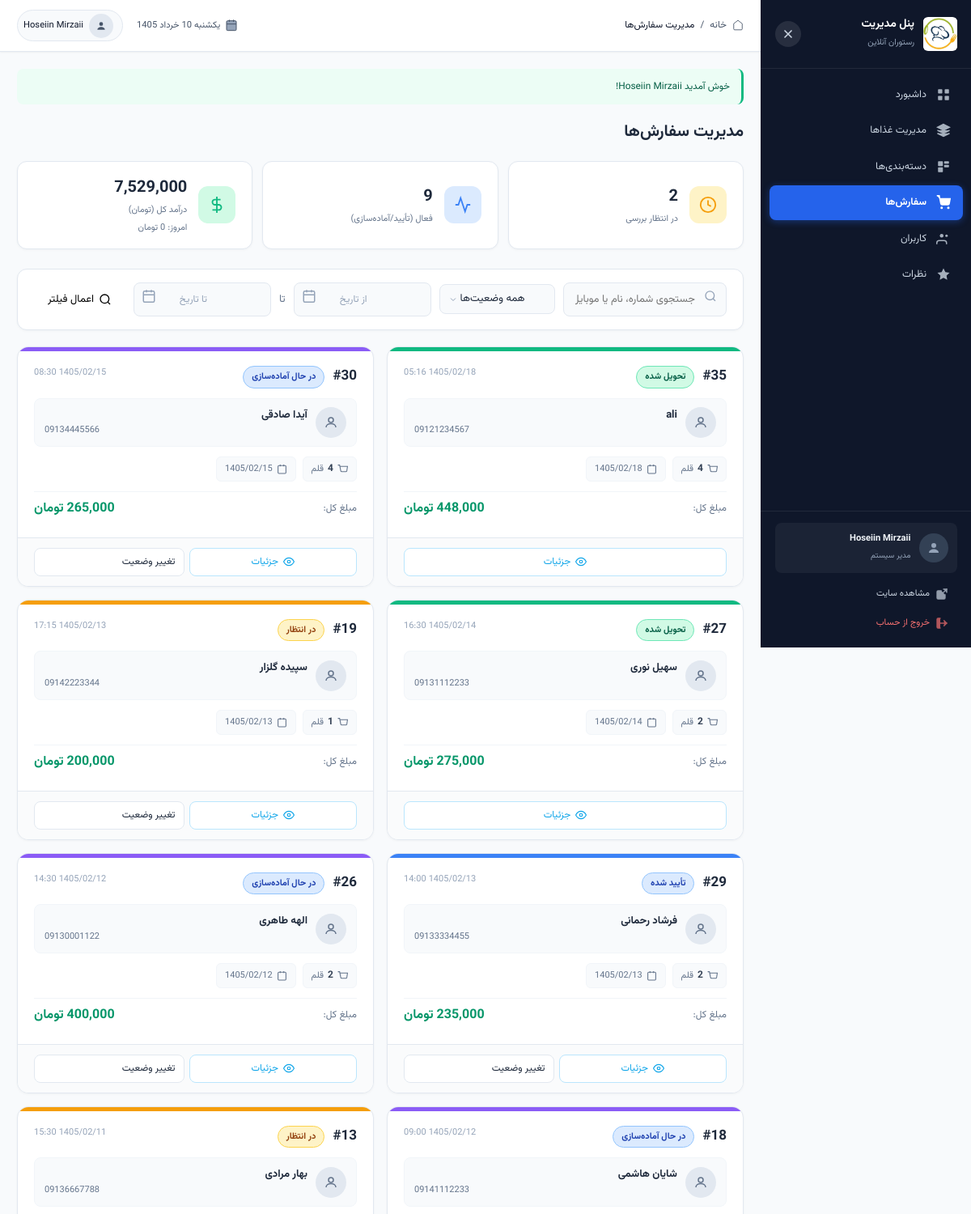
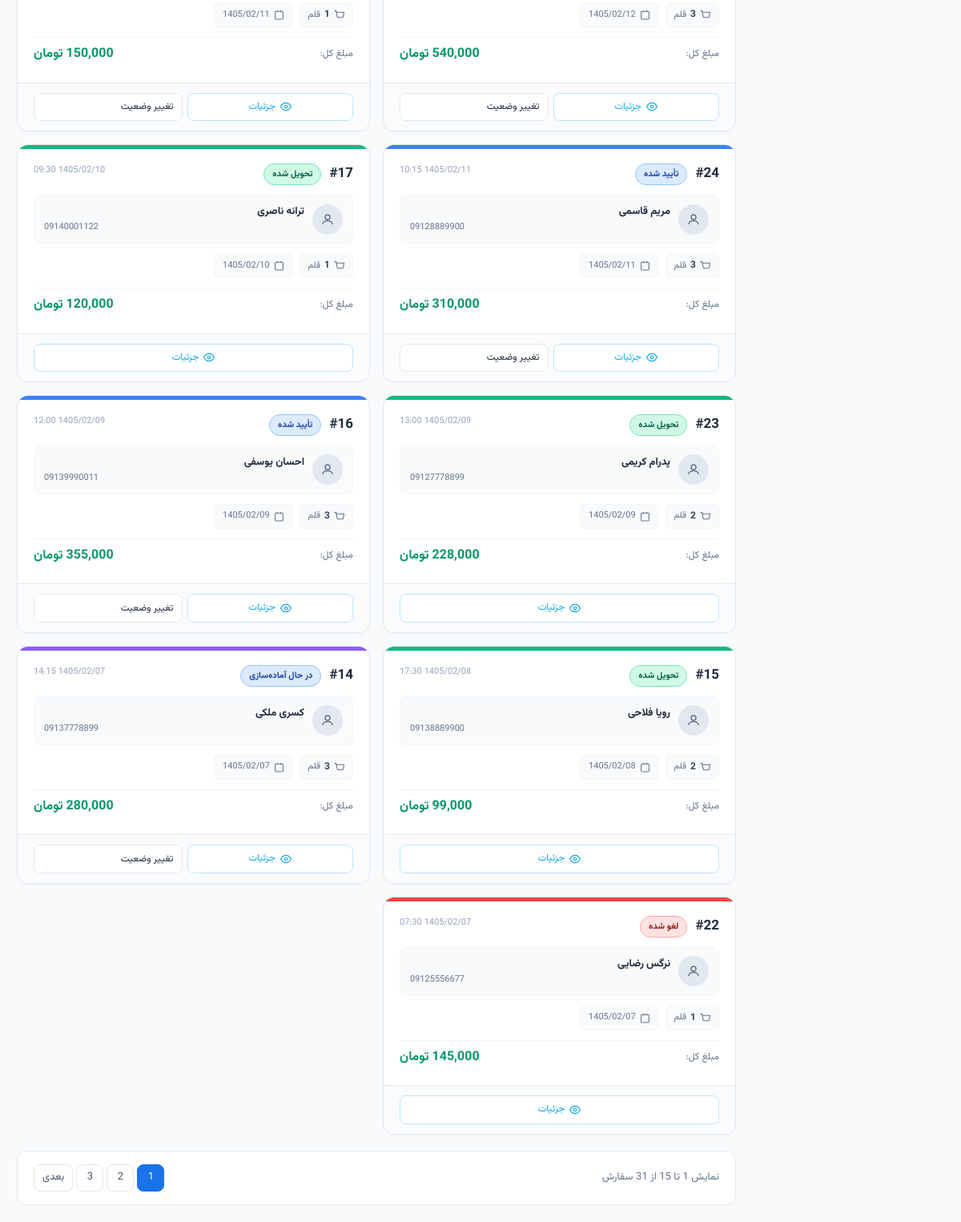
The app's page /admin/orders.php (signed in) with its own data (2 pictures, top to bottom).
### tables this page shows
CREATE TABLE `orders` (
  `id` int(11) NOT NULL,
  `user_id` int(11) NOT NULL,
  `total_price` decimal(10,2) NOT NULL,
  `status` enum('pending','confirmed','preparing','delivered','cancelled') DEFAULT 'pending',
  `order_date` timestamp NOT NULL DEFAULT current_timestamp()
);

CREATE TABLE `users` (
  `id` int(11) NOT NULL,
  `full_name` varchar(100) NOT NULL,
  `email` varchar(100) NOT NULL,
  `phone` varchar(15) DEFAULT NULL,
  `password` varchar(255) NOT NULL,
  `role` enum('user','admin') DEFAULT 'user',
  `created_at` timestamp NOT NULL DEFAULT current_timestamp()
);

### admin/orders.php (the view, shortened to what this page needs)
<?php
require_once '../includes/header_admin.php';
$search = isset($_GET['search']) ? sanitize($_GET['search']) : '';
$date_from = isset($_GET['date_from']) ? $_GET['date_from'] : '';
$date_to = isset($_GET['date_to']) ? $_GET['date_to'] : '';
$page = isset($_GET['page']) ? max(1, (int)$_GET['page']) : 1;
$per_page = 15;
$where = [];
$where_clause = !empty($where) ? 'WHERE ' . implode(' AND ', $where) : '';
$count_sql = "SELECT COUNT(*) as total FROM orders o JOIN users u ON o.user_id = u.id $where_clause";
$count_result = mysqli_query($conn, $count_sql);
$total_orders = mysqli_fetch_assoc($count_result)['total'];
$total_pages = ceil($total_orders / $per_page);
$offset = ($page - 1) * $per_page;
$orders_sql = "SELECT o.*, u.full_name as user_name, u.phone as user_phone, u.email as user_email,
               (SELECT COUNT(*) FROM order_items WHERE order_id = o.id) as item_count
               FROM orders o
               JOIN users u ON o.user_id = u.id
               $where_clause
               ORDER BY o.order_date DESC
               LIMIT $offset, $per_page";
$orders_result = mysqli_query($conn, $orders_sql);
$stats = mysqli_fetch_assoc(mysqli_query(
    $conn,
    "SELECT
        COUNT(*) as total,
        SUM(CASE WHEN status = 'pending' THEN 1 ELSE 0 END) as pending,
        SUM(CASE WHEN status IN ('confirmed','preparing') THEN 1 ELSE 0 END) as active,
        SUM(CASE WHEN status = 'delivered' THEN 1 ELSE 0 END) as delivered,
        SUM(CASE WHEN status != 'cancelled' THEN total_price ELSE 0 END) as revenue,
        SUM(CASE WHEN DATE(order_date) = CURDATE() THEN total_price ELSE 0 END) as today_revenue
    FROM orders"
));
?>
<link rel="stylesheet" href="../assets/css/admin_orders.css">
<div class="page-toolbar">
    <h2>مدیریت سفارش‌ها</h2>
</div>
<div class="stats-mini-row">
    <div class="stat-mini-card">
        <div class="stat-mini-icon" style="background:#fef3c7;">
            <svg viewBox="0 0 24 24" xmlns="http://www.w3.org/2000/svg" style="fill:none;stroke:#f59e0b;stroke-width:2;">
                <circle cx="12" cy="12" r="10" />
                <polyline points="12 6 12 12 16 14" />
            </svg>
        </div>
        <div class="stat-mini-info">
            <strong><?php echo number_format($stats['pending']); ?></strong>
            <span>در انتظار بررسی</span>
        </div>
    </div>
    <div class="stat-mini-card">
        <div class="stat-mini-icon" style="background:#dbeafe;">
            <svg viewBox="0 0 24 24" xmlns="http://www.w3.org/2000/svg" style="fill:none;stroke:#3b82f6;stroke-width:2;">
                <polyline points="22 12 18 12 15 21 9 3 6 12 2 12" />
            </svg>
        </div>
        <div class="stat-mini-info">
            <strong><?php echo number_format($stats['active']); ?></strong>
            <span>فعال (تأیید/آماده‌سازی)</span>
        </div>
    </div>
    <div class="stat-mini-card">
        <div class="stat-mini-icon" style="background:#d1fae5;">
            <svg viewBox="0 0 24 24" xmlns="http://www.w3.org/2000/svg" style="fill:none;stroke:#10b981;stroke-width:2;">
                <line x1="12" y1="1" x2="12" y2="23" />
                <path d="M17 5H9.5a3.5 3.5 0 000 7h5a3.5 3.5 0 010 7H6" />
            </svg>
        </div>
        <div class="stat-mini-info">
            <strong><?php echo number_format($stats['revenue']); ?></strong>
            <span>درآمد کل (تومان)</span>
            <span class="stat-mini-sub">امروز: <?php echo number_format($stats['today_revenue']); ?> تومان</span>
        </div>
    </div>
</div>
<div class="filters-card">
    <form method="GET" action="" id="filterForm">
        <div class="filters-row">
            <div class="search-wrap">
                <span class="search-icon">
                </span>
                <input type="text" name="search" placeholder="جستجوی شماره، نام یا موبایل..."
                    value="<?php echo htmlspecialchars($search); ?>">
            </div>
            <select name="status" class="filter-select" onchange="this.form.submit()">
                <option value="">همه وضعیت‌ها</option>
            </select>
            <div class="datepicker-wrapper" id="dateFromWrapper">
                <input type="text" name="date_from" class="datepicker-input"
                    id="dateFrom" placeholder="از تاریخ"
                    value="<?php echo htmlspecialchars($date_from); ?>" readonly>
                <span class="datepicker-icon">
                </span>
            </div>
            <span class="filter-date-separator">تا</span>
            <div class="datepicker-wrapper" id="dateToWrapper">
                <input type="text" name="date_to" class="datepicker-input"
                    id="dateTo" placeholder="تا تاریخ"
                    value="<?php echo htmlspecialchars($date_to); ?>" readonly>
                <span class="datepicker-icon">
                </span>
            </div>
            <button type="submit" class="btn btn-outline-primary" style="padding:10px 16px;">
                <svg viewBox="0 0 24 24" xmlns="http://www.w3.org/2000/svg" style="width:16px;height:16px;fill:none;stroke:currentColor;stroke-width:2;">
                    <circle cx="11" cy="11" r="8" />
                    <line x1="21" y1="21" x2="16.65" y2="16.65" />
                </svg>
                اعمال فیلتر
            </button>
        </div>
    </form>
</div>
<div class="orders-grid">
    <?php if (mysqli_num_rows($orders_result) > 0): ?>
        <?php while ($order = mysqli_fetch_assoc($orders_result)):
            $status_color = [
                'pending' => '#f59e0b',
                'confirmed' => '#3b82f6',
                'preparing' => '#8b5cf6',
                'delivered' => '#10b981',
                'cancelled' => '#ef4444'
            ];
            $status_class = [
                'pending' => 'status-pending',
                'confirmed' => 'status-active',
                'preparing' => 'status-active',
                'delivered' => 'status-delivered',
                'cancelled' => 'status-cancelled'
            ];
            $status_text = [
                'pending' => 'در انتظار',
                'confirmed' => 'تأیید شده',
                'preparing' => 'در حال آماده‌سازی',
                'delivered' => 'تحویل شده',
                'cancelled' => 'لغو شده'
            ];
            $color = $status_color[$order['status']] ?? '#94a3b8';
            $s_class = $status_class[$order['status']] ?? 'status-pending';
            $s_text = $status_text[$order['status']] ?? 'نامشخص';
        ?>
            <div class="order-card">
                <div class="order-card-status" style="background:<?php echo $color; ?>"></div>
                <div class="order-card-body">
                    <div class="order-card-top">
                        <div class="order-id-section">
                            <span class="order-number">#<?php echo $order['id']; ?></span>
                            <span class="order-status-badge <?php echo $s_class; ?>"><?php echo $s_text; ?></span>
                        </div>
                        <span class="order-date"><?php echo toJalali($order['order_date'], 'Y/m/d H:i'); ?></span>
                    </div>
                    <div class="order-user-row">
                        <div class="user-avatar">
                            <svg viewBox="0 0 24 24" xmlns="http://www.w3.org/2000/svg" style="fill:none;stroke:currentColor;stroke-width:2;">
                                <circle cx="12" cy="8" r="4" />
                                <path d="M4 20c0-4 4-6 8-6s8 2 8 6" />
                            </svg>
                        </div>
                        <div class="user-info">
                            <strong><?php echo $order['user_name']; ?></strong>
                            <span><?php echo $order['user_phone'] ? $order['user_phone'] : $order['user_email']; ?></span>
                        </div>
                    </div>
                    <div class="order-details-row">
                        <div class="order-detail-item">
                            <svg viewBox="0 0 24 24" xmlns="http://www.w3.org/2000/svg" style="fill:none;stroke:currentColor;stroke-width:2;">
                                <path d="M1 3h4l2.68 13.39a2 2 0 002 1.61h9.72a2 2 0 002-1.61L23 6H6" />
                            </svg>
                            <strong><?php echo $order['item_count']; ?></strong> قلم
                        </div>
                        <div class="order-detail-item">
                            <svg viewBox="0 0 24 24" xmlns="http://www.w3.org/2000/svg" style="fill:none;stroke:currentColor;stroke-width:2;">
                                <rect x="3" y="4" width="18" height="18" rx="2" />
                                <line x1="16" y1="2" x2="16" y2="6" />
                                <line x1="8" y1="2" x2="8" y2="6" />
                            </svg>
                            <?php echo toJalali($order['order_date'], 'Y/m/d'); ?>
                        </div>
                    </div>
                    <div class="order-total">
                        <span class="order-total-label">مبلغ کل:</span>
                        <span class="order-total-price"><?php echo number_format($order['total_price']); ?> تومان</span>
                    </div>
                </div>
                <div class="order-card-actions">
                    <a href="order-detail.php?id=<?php echo $order['id']; ?>" class="btn btn-outline-info">
                        <svg viewBox="0 0 24 24" xmlns="http://www.w3.org/2000/svg" style="fill:none;stroke:currentColor;stroke-width:2;">
                            <path d="M1 12s4-8 11-8 11 8 11 8-4 8-11 8-11-8-11-8z" />
                            <circle cx="12" cy="12" r="3" />
                        </svg>
                        جزئیات
                    </a>
                    <?php if ($order['status'] !== 'delivered' && $order['status'] !== 'cancelled'): ?>
                        <form method="POST" style="flex:1;display:flex;">
                            <select name="status" class="filter-select" onchange="if(confirm('تغییر وضعیت؟')) this.form.submit()" style="flex:1;">
                                <option value="">تغییر وضعیت</option>
                            </select>
                        </form>
                    <?php endif; ?>
                </div>
            </div>
        <?php endwhile; ?>
    <?php endif; ?>
</div>
<?php if ($total_pages > 1): ?>
    <div class="pagination-row">
        <div class="pagination-info">
            نمایش <?php echo min(($page - 1) * $per_page + 1, $total_orders); ?>
            تا <?php echo min($page * $per_page, $total_orders); ?>
            از <?php echo number_format($total_orders); ?> سفارش
        </div>
        <div class="pagination">
            <?php
            $query_params = array_filter($_GET);
            unset($query_params['page']);
            $base_url = 'orders.php?' . http_build_query($query_params);
            ?>
            <?php for ($i = 1; $i <= $total_pages; $i++):
                if ($i == 1 || $i == $total_pages || ($i >= $page - 2 && $i <= $page + 2)): ?>
                    <a href="<?php echo $base_url; ?>&page=<?php echo $i; ?>" class="page-link <?php echo $i === $page ? 'active' : ''; ?>"><?php echo $i; ?></a>
                <?php elseif ($i == $page - 3 || $i == $page + 3): ?>
                    <span class="page-dots">...</span>
            <?php endif;
            endfor; ?>
            <?php if ($page < $total_pages): ?>
                <a href="<?php echo $base_url; ?>&page=<?php echo $page + 1; ?>" class="page-link">بعدی</a>
            <?php endif; ?>
        </div>
    </div>
<?php endif; ?>
<?php require_once '../includes/footer_admin.php'; ?>

### assets/css/header_admin.css (style rules this page uses)
*, *::before, *::after { margin: 0; padding: 0; box-sizing: border-box; }
:root { --sidebar-width: 260px; --header-height: 64px; --primary: #2563eb; --primary-light: #dbeafe; --primary-dark: #1d4ed8; --sidebar-bg: #0f172a; --sidebar-hover: #1e293b; --sidebar-active: #2563eb; --bg-main: #f8fafc; --text-primary: #0f172a; --text-secondary: #475569; --text-muted: #94a3b8; --border: #e2e8f0; --danger: #ef4444; --success: #10b981; --warning: #f59e0b; --shadow-sm: 0 1px 2px rgba(0, 0, 0, 0.05); --shadow: 0 1px 3px rgba(0, 0, 0, 0.1), 0 1px 2px rgba(0, 0, 0, 0.06); --shadow-md: 0 4px 6px -1px rgba(0, 0, 0, 0.1); --radius: 8px; --transition: all 0.2s ease; }
html { font-size: 14px; scroll-behavior: smooth; }
body { font-family: "Vazirmatn", Tahoma, sans-serif; background: var(--bg-main); color: var(--text-primary); line-height: 1.6; overflow-x: hidden; min-height: 100vh; }
a { text-decoration: none; color: inherit; }
button { border: none; background: none; cursor: pointer; font-family: inherit; }
.nav-icon svg { width: 18px; height: 18px; fill: currentColor; }

### records on screen
orders: id "35", status "تحویل شده", order_date "1405/02/18 05:16", user.full_name "ali", user.phone "09121234567", item_count "4", order_date "1405/02/18"
orders: id "30", status "در حال آماده‌سازی", order_date "1405/02/15 08:30", user.full_name "آیدا صادقی", user.phone "09134445566", item_count "4", order_date "1405/02/15"
orders: id "27", status "تحویل شده", order_date "1405/02/14 16:30", user.full_name "سهیل نوری", user.phone "09131112233", item_count "2", order_date "1405/02/14"
orders: id "19", status "در انتظار", order_date "1405/02/13 17:15", user.full_name "سپیده گلزار", user.phone "09142223344", item_count "1", order_date "1405/02/13"
orders: id "29", status "تأیید شده", order_date "1405/02/13 14:00", user.full_name "فرشاد رحمانی", user.phone "09133334455", item_count "2", order_date "1405/02/13"
orders: id "26", status "در حال آماده‌سازی", order_date "1405/02/12 14:30", user.full_name "الهه طاهری", user.phone "09130001122", item_count "2", order_date "1405/02/12"
orders: id "18", status "در حال آماده‌سازی", order_date "1405/02/12 09:00", user.full_name "شایان هاشمی", user.phone "09141112233", item_count "3", order_date "1405/02/12"
orders: id "13", status "در انتظار", order_date "1405/02/11 15:30", user.full_name "بهار مرادی", user.phone "09136667788", item_count "1", order_date "1405/02/11"
orders: id "24", status "تأیید شده", order_date "1405/02/11 10:15", user.full_name "مریم قاسمی", user.phone "09128889900", item_count "3", order_date "1405/02/11"
orders: id "17", status "تحویل شده", order_date "1405/02/10 09:30", user.full_name "ترانه ناصری", user.phone "09140001122", item_count "1", order_date "1405/02/10"
orders: id "23", status "تحویل شده", order_date "1405/02/09 13:00", user.full_name "پدرام کریمی", user.phone "09127778899", item_count "2", order_date "1405/02/09"
orders: id "16", status "تأیید شده", order_date "1405/02/09 12:00", user.full_name "احسان یوسفی", user.phone "09139990011", item_count "3", order_date "1405/02/09"
orders: id "15", status "تحویل شده", order_date "1405/02/08 17:30", user.full_name "رویا فلاحی", user.phone "09138889900", item_count "2", order_date "1405/02/08"
orders: id "14", status "در حال آماده‌سازی", order_date "1405/02/07 14:15", user.full_name "کسری ملکی", user.phone "09137778899", item_count "3", order_date "1405/02/07"
orders: id "22", status "لغو شده", order_date "1405/02/07 07:30", user.full_name "نرگس رضایی", user.phone "09125556677", item_count "1", order_date "1405/02/07"

### other values on screen
$item['title'] "داشبورد"
$item['title'] "مدیریت غذاها"
$item['title'] "دسته‌بندی‌ها"
$item['title'] "سفارش‌ها"
$item['title'] "کاربران"
$item['title'] "نظرات"
$adminName "Hoseiin Mirzaii"
$pageTitle "مدیریت سفارش‌ها"
$_SESSION['success'] "خوش آمدید Hoseiin Mirzaii!"
$stats['pending'] "2"
$stats['active'] "9"
$stats['revenue'] "7,529,000"
$stats['today_revenue'] "0"
$total_orders "31"
